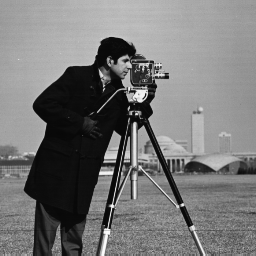
%> input picture P1/img/cameraman.tif, 256 x 256 px
$ octave lab2.m   (GNU Octave 9; MATLAB toolbox functions it lacks are replaced by stand-ins)
%> lines starting %> are read from the running program, lines starting %| are printed output that depends on the picture
close all; clear; clc;


% KOREKCJA GAMMA
a=imread('cameraman.tif');
%> a is the input picture: size 256x256 uint8; min 7, max 253, mean 118.7

a = double(a)/255;
%> a: size 256x256 double

gam=[0.2 0.5 0.75 1 2 5];
for k=1:6
    b=a.^gam(k);
    subplot(2,3,k), imshow(b);
end
%> this loop made 6 passes
%> pass 1, `b=a.^gam(k);`:
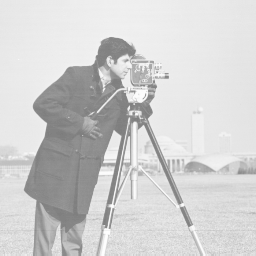
%> b: size 256x256 double; min 0.487, max 0.998, mean 0.82
%> pass 2, `b=a.^gam(k);`:
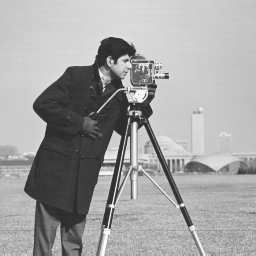
%> b: size 256x256 double; min 0.166, max 0.996, mean 0.642
%> pass 3, `b=a.^gam(k);`:
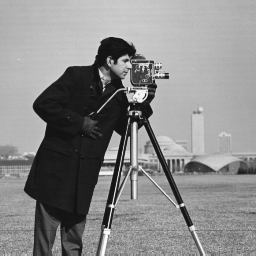
%> b: size 256x256 double; min 0.0674, max 0.994, mean 0.542
%> after the loop:
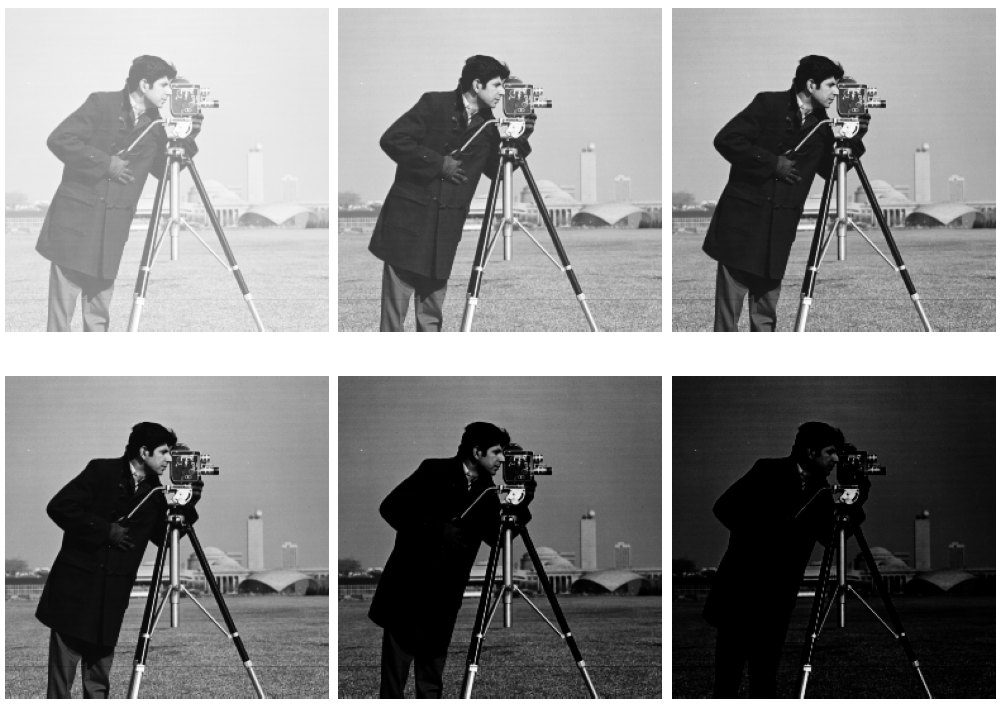
%> figure redrawn from the program's plot data, 6 panels
% dla gammy < 1:
%   zyskujemy kontrast w ciemnej czesci (wiecej widac) ale
%   tracimy w jasnej, oddalamy słupki na histogramie
% dla gammy > 1 odwrotnie (zyskujemy kontrast w jasnej)
% porównać z wykresem funkcji gamma
% tym wazniejsze jest zeby zostac w przedziale 0-1

%%
close all; clear; clc;

% NORMALIZACJA

%> (the run ends here)

$ run again, with P1/img/circuit.tif copied over P1/img/cameraman.tif
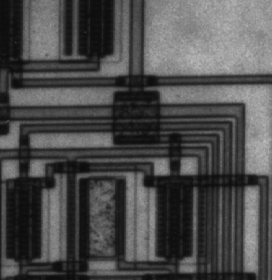
%> input picture P1/img/circuit.tif, 272 x 280 px
%> a is the input picture: size 280x272 uint8; min 12, max 191, mean 76.3
%> a: size 280x272 double
%> the loop `for k=1:6` made 6 passes
%> pass 1, `b=a.^gam(k);`:
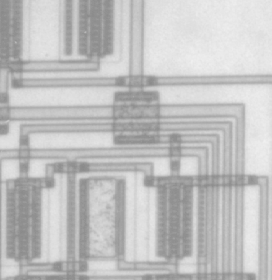
%> b: size 280x272 double; min 0.543, max 0.944, mean 0.758
%> pass 3, `b=a.^gam(k);`:
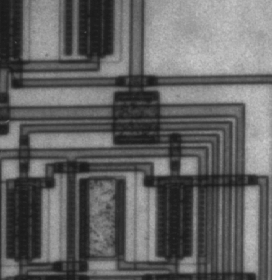
%> b: size 280x272 double; min 0.101, max 0.805, mean 0.389
